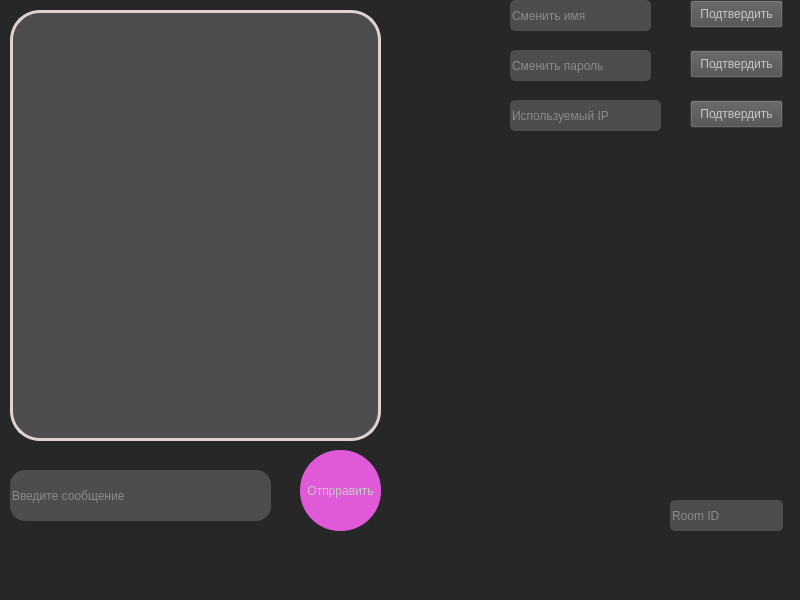
<?xml version="1.0" encoding="UTF-8"?>
<ui version="4.0">
 <class>MainWindow</class>
 <widget class="QMainWindow" name="MainWindow">
  <property name="geometry">
   <rect>
    <x>0</x>
    <y>0</y>
    <width>800</width>
    <height>600</height>
   </rect>
  </property>
  <property name="windowTitle">
   <string>MainWindow</string>
  </property>
  <property name="styleSheet">
   <string notr="true">background-color: rgb(39, 39, 39);</string>
  </property>
  <widget class="QWidget" name="centralwidget">
   <widget class="QLineEdit" name="PostEdit">
    <property name="geometry">
     <rect>
      <x>10</x>
      <y>470</y>
      <width>261</width>
      <height>51</height>
     </rect>
    </property>
    <property name="styleSheet">
     <string notr="true">background-color: rgb(77, 77, 77);
color: rgb(200, 200, 200);


border: none;
border-radius: 15px;</string>
    </property>
    <property name="text">
     <string/>
    </property>
    <property name="placeholderText">
     <string>Введите сообщение</string>
    </property>
   </widget>
   <widget class="QTextBrowser" name="GetSmsEdit">
    <property name="geometry">
     <rect>
      <x>10</x>
      <y>10</y>
      <width>371</width>
      <height>431</height>
     </rect>
    </property>
    <property name="styleSheet">
     <string notr="true">background-color: rgb(77, 77, 77);
color: rgb(200, 200, 200);

border: 3px solid rgb(222, 211, 208);
border-radius: 30px;</string>
    </property>
    <property name="html">
     <string>&lt;!DOCTYPE HTML PUBLIC &quot;-//W3C//DTD HTML 4.0//EN&quot; &quot;http://www.w3.org/TR/REC-html40/strict.dtd&quot;&gt;
&lt;html&gt;&lt;head&gt;&lt;meta name=&quot;qrichtext&quot; content=&quot;1&quot; /&gt;&lt;style type=&quot;text/css&quot;&gt;
p, li { white-space: pre-wrap; }
&lt;/style&gt;&lt;/head&gt;&lt;body style=&quot; font-family:'MS Shell Dlg 2'; font-size:7.8pt; font-weight:400; font-style:normal;&quot;&gt;
&lt;p style=&quot;-qt-paragraph-type:empty; margin-top:0px; margin-bottom:0px; margin-left:0px; margin-right:0px; -qt-block-indent:0; text-indent:0px;&quot;&gt;&lt;br /&gt;&lt;/p&gt;&lt;/body&gt;&lt;/html&gt;</string>
    </property>
   </widget>
   <widget class="QPushButton" name="sendMes_but">
    <property name="geometry">
     <rect>
      <x>300</x>
      <y>450</y>
      <width>81</width>
      <height>81</height>
     </rect>
    </property>
    <property name="styleSheet">
     <string notr="true">background-color: rgb(223, 89, 217);
color: rgb(200, 200, 200);

border: none;
border-radius: 40px;</string>
    </property>
    <property name="text">
     <string>Отпрравить</string>
    </property>
   </widget>
   <widget class="QLineEdit" name="Change_nameEdit">
    <property name="geometry">
     <rect>
      <x>510</x>
      <y>0</y>
      <width>141</width>
      <height>31</height>
     </rect>
    </property>
    <property name="styleSheet">
     <string notr="true">background-color: rgb(77, 77, 77);
color: rgb(200, 200, 200);

border: none;

border-radius:5px;</string>
    </property>
    <property name="placeholderText">
     <string>Сменить имя</string>
    </property>
   </widget>
   <widget class="QLineEdit" name="Change_passwordEdit">
    <property name="geometry">
     <rect>
      <x>510</x>
      <y>50</y>
      <width>141</width>
      <height>31</height>
     </rect>
    </property>
    <property name="styleSheet">
     <string notr="true">background-color: rgb(77, 77, 77);
color: rgb(200, 200, 200);

border: none;
border-radius:5px;
</string>
    </property>
    <property name="placeholderText">
     <string>Сменить пароль</string>
    </property>
   </widget>
   <widget class="QLineEdit" name="IDROOM">
    <property name="geometry">
     <rect>
      <x>670</x>
      <y>500</y>
      <width>113</width>
      <height>31</height>
     </rect>
    </property>
    <property name="styleSheet">
     <string notr="true">background-color: rgb(77, 77, 77);
color: rgb(200, 200, 200);

border: none;

border-radius:5px;</string>
    </property>
    <property name="placeholderText">
     <string>Room ID</string>
    </property>
   </widget>
   <widget class="QLineEdit" name="Change_ipEdit">
    <property name="geometry">
     <rect>
      <x>510</x>
      <y>100</y>
      <width>151</width>
      <height>31</height>
     </rect>
    </property>
    <property name="styleSheet">
     <string notr="true">background-color: rgb(77, 77, 77);
color: rgb(200, 200, 200);

border: none;

border-radius:5px;</string>
    </property>
    <property name="placeholderText">
     <string>Используемый IP</string>
    </property>
   </widget>
   <widget class="QPushButton" name="Change_nameBut">
    <property name="geometry">
     <rect>
      <x>690</x>
      <y>0</y>
      <width>93</width>
      <height>28</height>
     </rect>
    </property>
    <property name="styleSheet">
     <string notr="true">background-color: rgb(77, 77, 77);
color: rgb(200, 200, 200);

</string>
    </property>
    <property name="text">
     <string>Подтвердить</string>
    </property>
   </widget>
   <widget class="QPushButton" name="Change_passwordBut">
    <property name="geometry">
     <rect>
      <x>690</x>
      <y>50</y>
      <width>93</width>
      <height>28</height>
     </rect>
    </property>
    <property name="styleSheet">
     <string notr="true">background-color: rgb(77, 77, 77);
color: rgb(200, 200, 200);

</string>
    </property>
    <property name="text">
     <string>Подтвердить</string>
    </property>
   </widget>
   <widget class="QPushButton" name="Change_ipBut">
    <property name="geometry">
     <rect>
      <x>690</x>
      <y>100</y>
      <width>93</width>
      <height>28</height>
     </rect>
    </property>
    <property name="styleSheet">
     <string notr="true">background-color: rgb(77, 77, 77);
color: rgb(200, 200, 200);

</string>
    </property>
    <property name="text">
     <string>Подтвердить</string>
    </property>
   </widget>
  </widget>
  <widget class="QMenuBar" name="menubar">
   <property name="geometry">
    <rect>
     <x>0</x>
     <y>0</y>
     <width>800</width>
     <height>26</height>
    </rect>
   </property>
  </widget>
  <widget class="QStatusBar" name="statusbar"/>
 </widget>
 <resources/>
 <connections/>
</ui>
